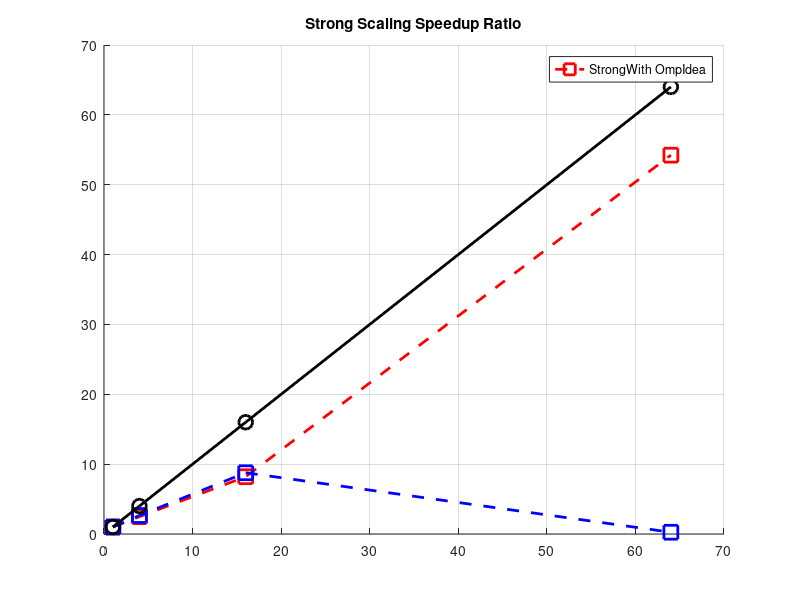
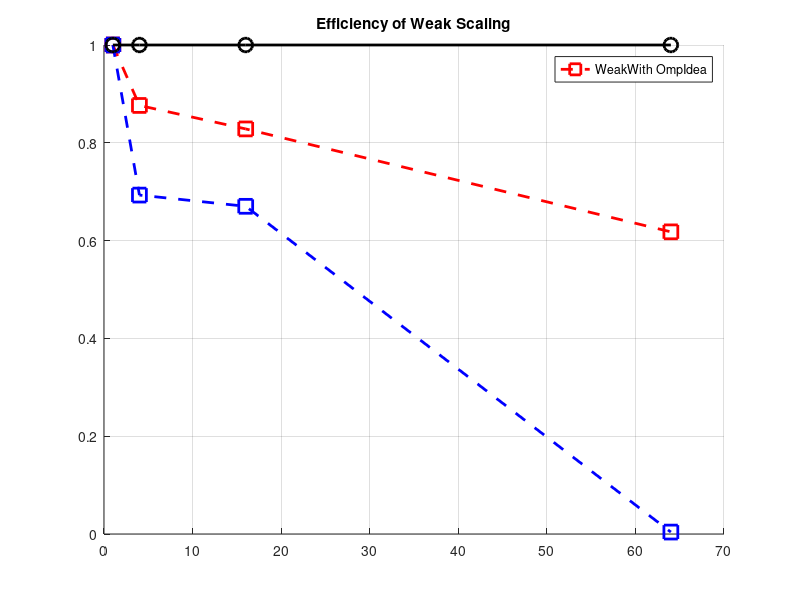

Write MATLAB code to recreate these figures, in order.

speed = @(v) [v(1)/v(1), v(1)/v(2), v(1)/v(3), v(1)/v(4)];

proc = [1, 4, 16 ,64];
speed_weak = @(v) [v(1)/v(1)*proc(1), v(1)/v(2)*proc(2), v(1)/v(3)*proc(3), v(1)/v(4)*proc(4)];

strong_1024 = [
  7.31119e+06,
  2.94504e+06,
  891509,
  134817
];

strong_1024_omp = [
  6.60267e+06,
  2.49456e+06,
  752795,
  2.60923e+07
];


weak = [
  1300.82,
  5937.18,
  25125.1,
  134736
];

weak_omp = [
  1603.24,
  9252.92,
  38278.9,
  2.59875e+07
];

strong_1024 = speed(strong_1024);
strong_1024_omp = speed(strong_1024_omp);



weak = speed_weak(weak);
weak_omp = speed_weak(weak_omp);

figure;
hold on;
grid();
plot(proc, strong_1024, '--gs', 'MarkerSize', 10, 'LineWidth', 2, 'Color', 'r');
plot(proc, strong_1024_omp, '--gs', 'MarkerSize', 10, 'LineWidth', 2, 'Color', 'b');
plot(proc, proc, '-o', 'MarkerSize', 10, 'LineWidth', 2, 'Color', 'k');
legend(["Strong", "With Omp", "Idea"])
title("Strong Scaling Speedup Ratio");
hold off;
savefig("Strong.fig")

figure;
hold on;
grid();
plot(proc, weak, '--gs', 'MarkerSize', 10, 'LineWidth', 2, 'Color', 'r');
plot(proc, weak_omp, '--gs', 'MarkerSize', 10, 'LineWidth', 2, 'Color', 'b');
plot(proc, [1, 1, 1,1], '-o', 'MarkerSize', 10, 'LineWidth', 2, 'Color', 'k');
legend(["Weak", "With Omp", "Idea"]);
title("Efficiency of Weak Scaling");
hold off;
savefig("Weak.fig")